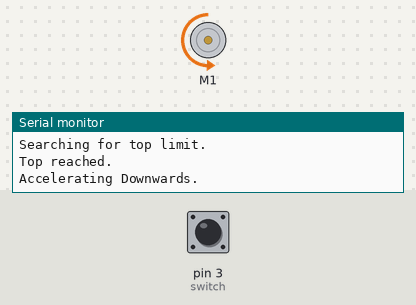
The sketch below on a simulated Arduino Uno, built with avr-gcc and run on an emulated ATmega328P. Parts: DC motor (green arrow = forward, orange = backward, longer = faster), the last lines printed to the serial monitor. The test bench sets the inputs (shaded band); at power-on: pin 3 (switch) HIGH.

Above: at 1.7 s.
1.8 s: pin 3 (switch) pulled LOW for 1 s
At 2.6 s:
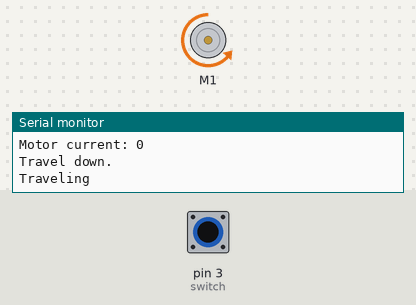
At 3.4 s:
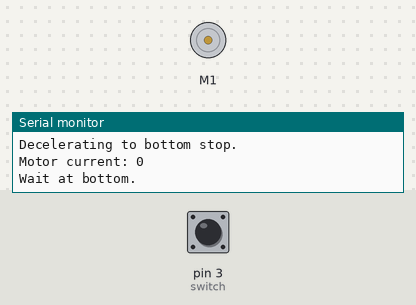
Timing chart, 0 to 4.9 s (numbered marks = the images above; inputs shaded):
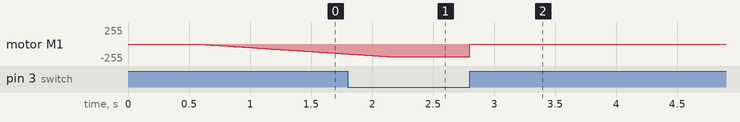

The sketch:

bubble-chandelier.ino
```cpp
#include "DualVNH5019MotorShield.h"

// Automated Bubble Machine
// Alex Shure 2015

//  Pin mapping
//  _INA1 = 2;
//  _INB1 = 4;
//  _EN1DIAG1 = 6;
//  _PWM1 = 9; //fixed to timer
//  _CS1 = A0;
//  limit switch = 3

//  _INA2 = 7;
//  _INB2 = 8;
//  _EN2DIAG2 = 12;
//  _CS2 = A1;

DualVNH5019MotorShield md;

int speedHome = 300;
int speedDown = -300;
int speedUp = 300;
int ramp = 30; // ramp time at acceleration and deceleration
unsigned long travelDown = 30000;
unsigned long travelUp = 100000; //maximum time to travel up
unsigned long timeDown = 20000; //time to spend at the bottom
unsigned long timeUp = 3*60000; //time to spend at the top

unsigned long runcounts = 0;
int curSpeed = 0;
int limit = 0; // global for limit switch, 1 if triggered
int maxCurrent = 5000; // maximum current in mA
int motorSpeed = 0;

void pCurrent () {
  Serial.print("Current: ");
  Serial.println(md.getM1CurrentMilliamps());
}

void travel (long time) {
  Serial.println("Traveling");
  for (long i = 0; i <= time; i++) //travel for the given time
  {
    checkStop(); // check if we hit the end switch during the time we travel.
    if (limit == 0) { //if switch not triggered, travel further in 1ms increments, otherwise do nothing
      delay(1);
    }
    if (limit == 1) {
      Serial.println("! Endstop while travelling.");
      return;
    }
  }

}

void checkStop()
{
  if (md.getM1Fault()) //check if the motor driver is sending an overcurrent, overvoltage, undervoltage, thermal or short error.
  {
    Serial.print("Motor fault occured, waiting 10s");
    for (int i = 0; i <= 10; i++) {
      Serial.print(".");
      delay (1000);
      md.setM1Speed(0);
      curSpeed = i;
    }
    Serial.println(".");
  }

  if (limit == 1)  //if limit switch has triggered before, check if it is released now
  {
    if (digitalRead(3) == 0) // if limit switch released
    {
      limit = 0;
    }
  }

  if (limit == 0) { //if limit switch was not triggered before, check if it is triggered now
    if (digitalRead(3) == HIGH) // if limit switch triggered, ie pulled to GND
    {
      Serial.println("Limit switch triggered.");
      limit = 1;
      md.setM1Speed(0);
      curSpeed = 0;
      digitalWrite(13, 1);
      delay(30);
      return;
    }
  }

  int curTest = md.getM1CurrentMilliamps();

  if (curTest > maxCurrent) {
    Serial.print("Exceeding maxCurrent, ");
    printCurrent();
  }
}

void printCurrent() {
  Serial.print("Motor current: ");
  Serial.println(md.getM1CurrentMilliamps());
}

void setVel(int s) {
  md.setM1Speed(s);
  curSpeed = s;
}
void setup()
{
  pinMode(3, INPUT);
  digitalWrite(3, HIGH);
  Serial.begin(115200);
  Serial.println("Controller for Automated Bubble Machine. CC0 2015");
  md.init(); //initialize motor driver instance
  printCurrent();
  // start to ride down a little bit when the machine is powered up, just to make sure that we are not past the top end switch.
  /*while (1) {
    setVel(-200);
  } */

  if (limit == 1) Serial.println("Limit switch active during startup.");
  if (limit == 0) {
    Serial.println("Limit switch inactive, accelerating upwards.");
    for (int i = 0; i <= speedHome; i++) //accelerating
    {
      if (limit == 0) { //if switch not triggered, accelerate further, otherwise do nothing
        setVel(i);
        checkStop();
        delay(10);
      }
    }

    Serial.println("Searching for top limit.");

    while (limit == 0) { //if switch not triggered, pull rope in further
      checkStop();
      delay(1);
    }
    Serial.println("Top reached.");
    delay(500);
  }
}

void loop()
{
  accelerateDown();
  printCurrent();

  if (limit == 0) {
    Serial.println("Travel down.");
    travel(travelDown); //travelling down for the predefined amount of time
    printCurrent();
  }

  printCurrent();
  decelerateDown();

  setVel(0); // just for good measure
  Serial.println("Wait at bottom.");
  delay(timeDown); //waiting at the bottom

  accelerateUp();
  printCurrent();

  if (limit == 0) {
    Serial.println("Travel up.");
    travel(travelUp); //travelling up for the predefined amount of time
    printCurrent();
  }

  if (limit == 0) decelerateUp();

  setVel(0); // just for good measure
  Serial.print("Wait at top, run no. ");
  Serial.println(runcounts);
  runcounts++;
  delay(timeUp); //waiting at the top
}
```

motor.ino
```cpp
void accelerateDown() {
  Serial.println("Accelerating Downwards.");
  for (int i = 0; i >= speedDown; i--) //accelerating downwards
  {
    setVel(i);
    checkStop();
    delay(5);
  }
}

void decelerateDown() {
  Serial.println("Decelerating to bottom stop.");
  for (int i = curSpeed; i <= 0; i++) //decelerating, coming to a halt at the bottom
  {
    setVel(i);
    checkStop();
    if (i % 50 == 0) printCurrent();
    delay(ramp); // slower ramp when coming to a bottom halt
  }
}

void accelerateUp() {
  Serial.println("Accelerating up.");
  for (int i = 0; i <= speedUp; i++) //curSpeed should be 0, accelerate up
  {
    setVel(i);
    checkStop();
    if (limit == 1) break; // if limit switch was hit, break out of the for loop and return
    if (i % 50 == 0) printCurrent();
    delay(ramp);
  }
}

void decelerateUp() {
  Serial.println("Decelerating up.");
  for (int i = curSpeed; i >= 0; i--) //decelerating
  {
    setVel(i);
    checkStop();
    if (limit == 1) break; // if limit switch was hit, break out of the for loop
    if (i % 50 == 0) printCurrent();
    delay(ramp); //slower ramp when coming to a top halt.
  }
}
```
